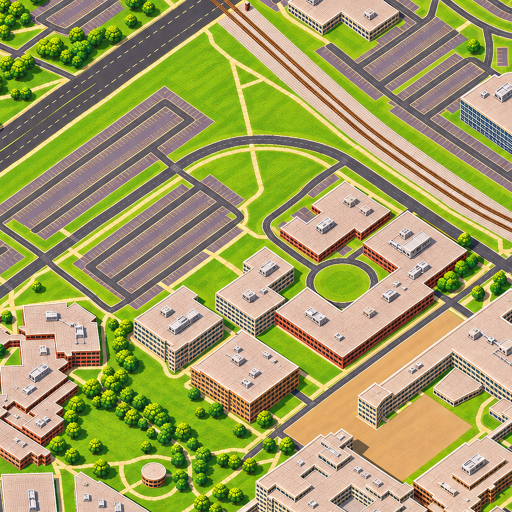
#> input picture art/accepted/-1_-1.png, 1024 x 1024 px (shown at 1/2 size); its folder holds 4 pictures in this run
$ python harmonize_art.py
#> lines starting #> are read from the running program, lines starting #| are printed output that depends on the picture
### pipeline/world.py
"""Shared map frame: projection, camera axes, tile grid. Every pipeline step imports this.

Canvas pixel coordinates (cx, cy) are the global artwork pixel grid (y grows downward).
Tile (i, j) covers cx in [i*F, (i+1)*F) and cy in [j*F, (j+1)*F) with F = frame_px.
"""
import json, math, os
from functools import lru_cache
import numpy as np

ROOT = os.path.dirname(os.path.dirname(os.path.abspath(__file__)))
CFG_PATH = os.path.join(ROOT, 'config', 'world.json')


@lru_cache(None)
def cfg():
    with open(CFG_PATH) as f:
        return json.load(f)


# [16 lines left out: functions axes, sun_dir, not called in this run]


def mpp():
    return cfg()['camera']['meters_per_px']


def F():
    return cfg()['tiles']['frame_px']


# [10 lines left out: functions transformer, inv_transformer, not called in this run]


def lonlat_to_local(lon, lat):
    return transformer().transform(lon, lat)


def local_to_lonlat(x, y):
    return inv_transformer().transform(x, y)


# [25 lines left out: functions world_to_canvas, canvas_to_world, camera_record, not called in this run]

### pipeline/harmonize_art.py
"""Even out detail and colour between neighbouring accepted tiles at publish time (art/accepted is never changed).

Every tile comes from a separate image-generation call, so neighbours differ in sharpness (measured 16-44 mean |Laplacian|)
and carry small colour steps where they meet. The 512 px / 64-colour pixel finish used to hide this; at full
resolution the tile borders show as straight lines. Two corrections, both driven only by the strips along shared edges
(where both tiles show the same ground, so content differences cancel out):

1. Detail gain per tile. For every shared edge the ratio of high-frequency energy in a strip on each side is measured;
   per-tile log gains are solved by least squares so the ratios become 1, shifted to the configured geometric mean and
   clipped. A gain g is applied as  out = blur + g * (img - blur)  (g > 1 sharpens like an unsharp mask, g < 1 softens).
   Two passes, re-measuring after the first.
2. Cross-fade. Each context-mode generation call also painted a margin around its tile, so near a shared edge there
   are two paintings of the same ground: the tile's own and its neighbour's margin. Their alignment is measured by phase
   correlation (offsets above xfade_max_shift px skip that margin), then the tile cross-fades into the neighbour's version over
   xfade_px (both sides when both margins exist, else one-sided), so no straight border line is left. Blocks where the
   two paintings disagree (normalised correlation of their 4-16 px structure below xfade_min_ncc; flat blocks always blend, e.g. where a seam
   packet repainted the border later) keep the tile's own art.
4. Seam diffusion (seam_diffuse): the step left exactly at each edge is removed with a harmonic correction.
3. Colour levelling, only where the cross-fade had nothing to blend with. Along each shared edge the mean colour of thin strips on both sides is compared in blocks; each
   tile takes half of the (smoothed, clipped) difference at the edge, fading out with a cosine over band_px.

Locked tiles (art_harmonize.locked_regions, regions from config/regions.json): finished tiles must not change when
tiles are added next to them. locked_regions is either a list of region names (one lock group) or a list of such
lists (ordered lock groups, oldest first). The first group goes through all of the above among itself only, exactly as
if no other tile existed. Every later group is then fitted to the groups before it, seeing no later group and no
unlocked tile: its gains are solved with the earlier gains held, and on an edge with an earlier tile it takes the whole
correction (one-sided cross-fade into the earlier tile's margin painting, full colour levelling and seam diffusion on
its side, none on the earlier side); edges inside the group are treated as above. The unlocked tiles come last, fitted
to all locked groups the same way. So a region published unlocked and then locked as a new last group keeps exactly
the art it had (provided no unlocked tile next to it changed in between), and no earlier group ever changes. With no
locked tile among the accepted ones, all tiles are equal.

Usage: from publish_tiles (config/world.json 'art_harmonize'); or  python3 pipeline/harmonize_art.py  for a report.
"""
import os, sys, glob, json
import numpy as np
from PIL import Image
sys.path.insert(0, os.path.dirname(__file__))
from world import cfg, ROOT

DEFAULTS = {'enabled': True, 'detail_sigma': 1.2, 'gain_mean': 1.15, 'gain_clip': [0.85, 1.6], 'detail_strip_px': 64,
            'band_px': 256, 'strip_px': 8, 'block_px': 64, 'max_step': 30, 'passes': 2,
            'diffuse': True, 'diffuse_strip_px': 2, 'diffuse_sigma': 1.5, 'xfade': True, 'xfade_px': 192, 'xfade_min_ncc': 0.2, 'xfade_ncc_ramp': 0.2, 'xfade_flat_std': 3.0, 'xfade_max_shift': 6,
            'locked_regions': []}


def settings():
    s = dict(DEFAULTS); s.update(cfg().get('art_harmonize') or {}); return s


# [17 lines left out: function lock_groups, not called in this run]


def locked_tiles(s):
    """All locked tile ids (every lock group)."""
    return set().union(*lock_groups(s))


# [8 lines left out: function _blur, not called in this run]


def _energy(a):
    l = a.mean(-1)
    return float(np.abs(4 * l[1:-1, 1:-1] - l[:-2, 1:-1] - l[2:, 1:-1] - l[1:-1, :-2] - l[1:-1, 2:]).mean()) + 1e-6


def _edges(tiles):
    """Shared edges as (a, b, axis): axis 1 = b is right of a, axis 0 = b is below a."""
    out = []
    for k in tiles:
        i, j = map(int, k.split('_'))
        for di, dj, ax in ((1, 0, 1), (0, 1, 0)):
            n = f'{i + di}_{j + dj}'
            if n in tiles: out.append((k, n, ax))
    return out


def _strips(a, b, ax, w):
    """Strip of a and of b on either side of their shared edge, both oriented edge-along-axis-0 (shape L x w x 3)."""
    if ax == 1: return a[:, -w:], b[:, :w]
    return a[-w:].transpose(1, 0, 2), b[:w].transpose(1, 0, 2)


# [66 lines left out: functions detail_gains, free_gains, apply_gain, base_sources, _extract, not called in this run]


def _hp(a):
    g = a.mean(-1, keepdims=True); return (g - _blur(g, 3.0))[..., 0]


# [11 lines left out: function _phase_shift, not called in this run]


def _bp(a):
    """Band-pass luminance (structure at roughly 4-16 px: edges of roofs, roads, trees - not texture grain)."""
    g = a.mean(-1, keepdims=True); return (_blur(g, 2.0) - _blur(g, 8.0))[..., 0]


# [13 lines left out: function _block_ok, not called in this run]


SIDES = {'L': (-1, 0), 'R': (1, 0), 'T': (0, -1), 'B': (0, 1)}
OPP = {'L': 'R', 'R': 'L', 'T': 'B', 'B': 'T'}


# [222 lines left out: functions _side_coords, crossfade, seam_diffuse, colour_level, stages, harmonize_tiles, not called in this run]


def harmonize(images, verbose=True):
    """images: {tile id: PIL RGB 1024}. Returns ({tile id: PIL RGB}, info)."""
    s = settings()
    if not s.get('enabled') or len(images) < 2: return images, None
    t = {k: np.asarray(v.convert('RGB'), np.float32) for k, v in images.items()}
    groups = [g & set(t) for g in lock_groups(s)]
    t, total, xrep, rep, dsteps = harmonize_tiles(t, s, groups, base_sources() if s.get('xfade') else {})
    info = {'gains': {k: round(v, 3) for k, v in total.items()}, 'xfade': xrep,
            'colour_steps_before': {f'{a}|{b}': round(d, 1) for a, b, d in rep}}
    if verbose:
        n = [len(g) for g in groups if g]; free = len(t) - sum(n)
        if n and (free or len(n) > 1):
            print(f'harmonize: locked tiles kept as finished, in {len(n)} group(s) of {"+".join(map(str, n))}, each fitted '
                  f'to the ones before it; {free} unlocked tiles fitted to them')
        gv = np.array(list(total.values()))
        print(f'harmonize: detail gains {gv.min():.2f}-{gv.max():.2f} (median {np.median(gv):.2f}); '
              f'{len(rep)} edges levelled, mean colour step {np.mean([d for *_, d in rep]):.1f} -> 0 at the edge')
        okx = [r for r in xrep if r[3] == 'ok']
        print(f'harmonize: cross-faded {len(okx)} border bands (mean agreement {np.mean([r[5] for r in okx]) if okx else 0:.2f}), '
              f'{sum(r[3] == "shift" for r in xrep)} skipped for misalignment')
        if dsteps: print(f'harmonize: seam diffusion on {len(dsteps)} edges (mean per-row step {np.mean(dsteps):.1f} -> 0)')
    return {k: Image.fromarray(v.round().astype(np.uint8)) for k, v in t.items()}, info


def seam_report(images):
    """Per-edge colour step and detail ratio (for before/after checks)."""
    t = {k: np.asarray(v.convert('RGB'), np.float32) for k, v in images.items()}
    out = []
    for a, b, ax in _edges(t):
        sa, sb = _strips(t[a], t[b], ax, 6)
        L = sa.shape[0]
        step = float(np.abs(sa.reshape(16, L // 16, 6, 3).mean((1, 2)) - sb.reshape(16, L // 16, 6, 3).mean((1, 2))).mean())
        da, db = _strips(t[a], t[b], ax, 64)
        out.append((a, b, step, _energy(da) / _energy(db)))
    return out


if __name__ == '__main__':
    imgs = {os.path.basename(p)[:-4]: Image.open(p).convert('RGB') for p in sorted(glob.glob(os.path.join(ROOT, 'art', 'accepted', '*.png')))}
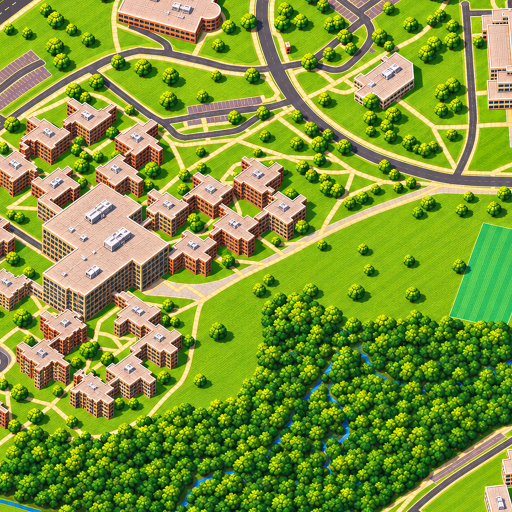
#> input picture art/accepted/-2_0.png, 1024 x 1024 px (shown at 1/2 size)
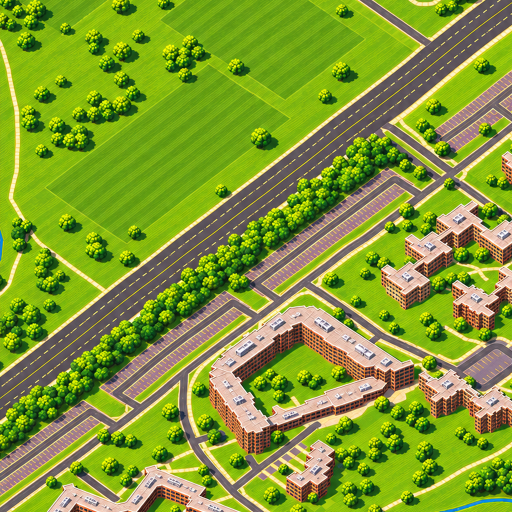
#> input picture art/accepted/-3_0.png, 1024 x 1024 px (shown at 1/2 size)
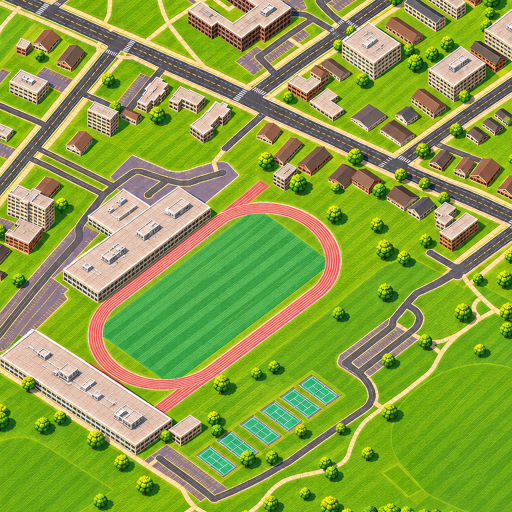
#> input picture art/accepted/3_-1.png, 1024 x 1024 px (shown at 1/2 size)
    before = seam_report(imgs)
#> in seam_report, `t = {k: np.asarray(v.convert('RGB'), np.float32) for k, v in images.it..`: t = 4 items
#> the loop in seam_report, `for a, b, ax in _edges(t):` made 1 pass
#> (a, b, ax, L, step) on pass 1: ('-3_0', '-2_0', 1, 1024, 9.6)
#> pass 1, in seam_report, `da, db = _strips(t[a], t[b], ax, 64)`:
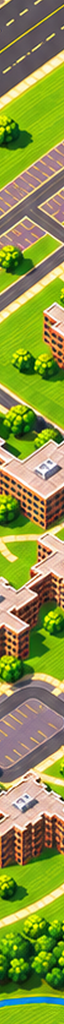
#> da: shape (1024, 64, 3) float32; mean of channels 0, 1, 2 140, 148.4, 70.6; drawn as R, G, B
#> pass 1, in seam_report, `da, db = _strips(t[a], t[b], ax, 64)`:
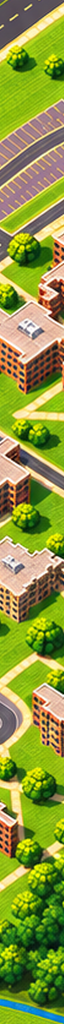
#> db: shape (1024, 64, 3) float32; mean of channels 0, 1, 2 139.4, 151.3, 62.8; drawn as R, G, B
#> pass 1, in _energy, `l = a.mean(-1)`:
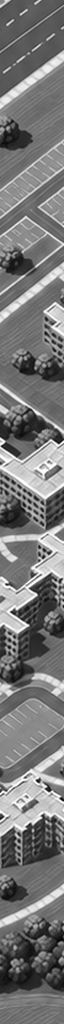
#> l: shape (1024, 64) float32; min 2.67, max 255, mean 119.7
#> pass 1, in _energy (call 2), `l = a.mean(-1)`:
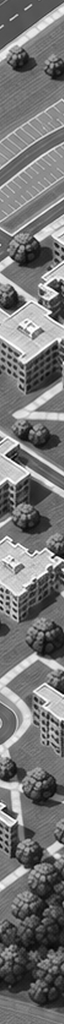
#> l: shape (1024, 64) float32; min 6, max 255, mean 117.8
#> after the loop in seam_report, `for a, b, ax in _edges(t):`: out = [('-3_0', '-2_0', 9.6, 0.945)]
#> before = [('-3_0', '-2_0', 9.6, 0.945)]
    out, info = harmonize(imgs)
#> (the run stopped early here; a loop or call above may not have finished)
